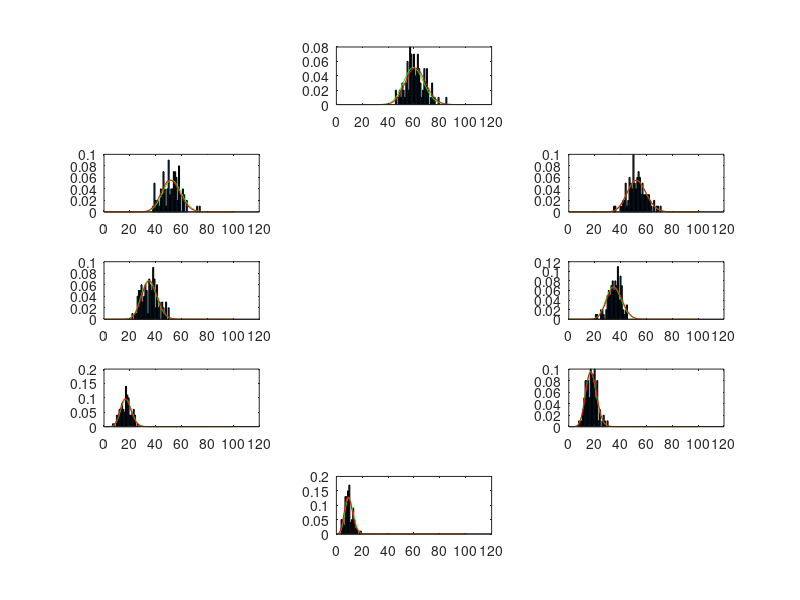

Reproduce this figure in MATLAB.
% EE239AS.2, Spring 2017
% hw3_2_d

% Cong Peng, 904760493

clear all;
r0 = 35; rmax = 60; smax = 90; k = 0:7; s = k*45;
lambda = r0 + (rmax - r0)*cosd(s-smax);
S = cell(1,8);
count = cell(1,8);

for i = 1:8
    N = poissrnd(lambda(i), 1, 100);
    S{i} = N;
    count{i} =  hist(S{i}, [1:100]);
end

subplot(5,3,9);  
bar(count{1}/100); hold on; 
plot(poisspdf([1:100], lambda(1)), 'g'); hold on; 
plot(poisspdf([1:100], poissfit(S{1})),'r'); hold on;


subplot(5,3,6); 
bar(count{2}/100); hold on; 
plot(poisspdf([1:100], lambda(2)), 'g'); hold on; 
plot(poisspdf([1:100], poissfit(S{2})),'r'); hold on;

subplot(5,3,2);  
bar(count{3}/100); hold on; 
plot(poisspdf([1:100], lambda(3)), 'g'); hold on; 
plot(poisspdf([1:100], poissfit(S{3})),'r'); hold on;

subplot(5,3,4);  
bar(count{4}/100); hold on; 
plot(poisspdf([1:100], lambda(4)), 'g'); hold on; 
plot(poisspdf([1:100], poissfit(S{4})),'r'); hold on; 

subplot(5,3,7);  
bar(count{5}/100); hold on; 
plot(poisspdf([1:100], lambda(5)), 'g'); hold on; 
plot(poisspdf([1:100], poissfit(S{5})),'r'); hold on;

subplot(5,3,10);  
bar(count{6}/100); hold on; 
plot(poisspdf([1:100], lambda(6)), 'g'); hold on; 
plot(poisspdf([1:100], poissfit(S{6})),'r'); hold on;

subplot(5,3,14);  
bar(count{7}/100); hold on; 
plot(poisspdf([1:100], lambda(7)), 'g'); hold on; 
plot(poisspdf([1:100], poissfit(S{7})),'r'); hold on;

subplot(5,3,12);  
bar(count{8}/100); hold on; 
plot(poisspdf([1:100], lambda(8)), 'g'); hold on; 
plot(poisspdf([1:100], poissfit(S{8})),'r'); hold on;